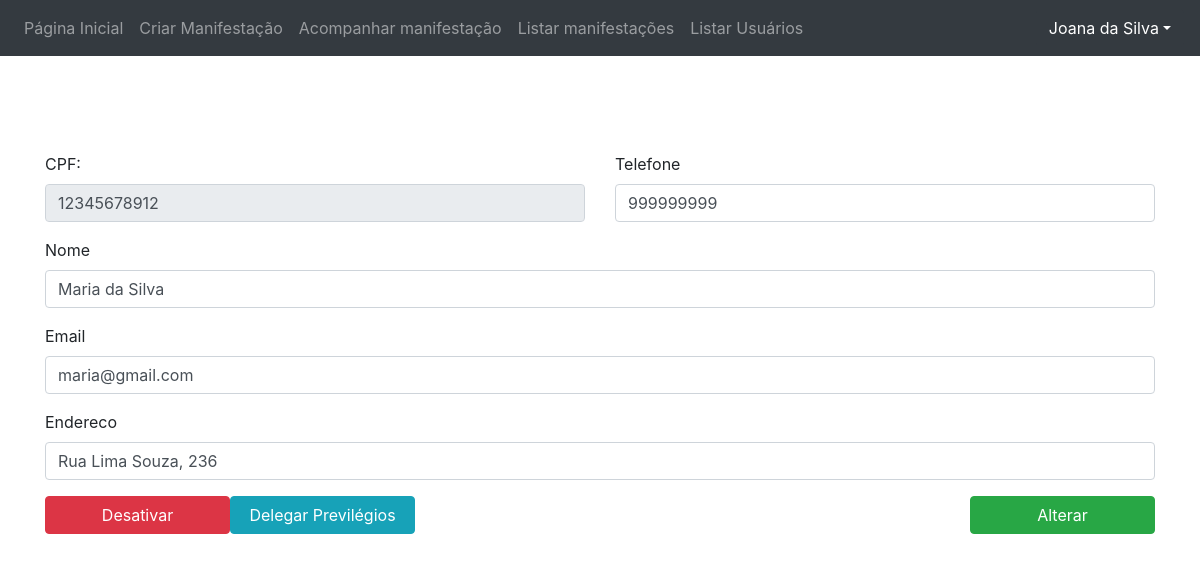
Screenshot of /?section=UsuarioControle&function=detalharUsuario&cpf=12345678912 (signed in) with the database file from the repository.
### tables this page shows
CREATE TABLE IF NOT EXISTS `usuario`
(
    `cpf`             varchar(11)  NOT NULL,
    `id_tipo_usuario` int(11)      NOT NULL,
    `nome`            varchar(50)  NOT NULL,
    `endereco`        varchar(150) NOT NULL,
    `telefone`        varchar(11) DEFAULT NULL,
    `email`           varchar(100) NOT NULL,
    `senha`           varchar(10)  NOT NULL,
    PRIMARY KEY (`cpf`),
    UNIQUE KEY `email` (`email`),
    KEY `fk_tipo_usuario` (`id_tipo_usuario`)
);

### src/index.php (called while the page is built, shortened)
<?php
new Ouvidoria\App ();

### src/model/UsuarioManager.php (called while the page is built, shortened)
<?php
require_once("model/UsuarioFactory.php");
class UsuarioManager
{
    public function __construct(){
        $this->factory = new UsuarioFactory();
    }
    public function buscaInfoUsuario(string $cpf)
    {
        return $this->factory->buscaInfoUsuario($cpf);
    }
}

### src/model/UsuarioFactory.php (called while the page is built, shortened)
<?php
include("model/Conexao.php");
class UsuarioFactory
{
    public function buscaInfoUsuario($cpf)
    {
        global $conexao;
        try {
            $query = "SELECT * from usuario where cpf = '$cpf'";
            $resultado = mysqli_query($conexao, $query);
            if ($resultado) {
                $usuario = mysqli_fetch_object($resultado);
            } else {
                $resultado = false;
            }
        } catch (PDOException $exc) {
            echo $exc->getMessage();
            $resultado = false;
        }
        return $usuario;
    }
}

### src/view/detalheUsuario.php (the view, shortened to what this page needs)
<!DOCTYPE html>
<html lang="pt-br">
<head>
    <link rel="stylesheet" href="https://stackpath.bootstrapcdn.com/bootstrap/4.1.3/css/bootstrap.min.css">
    <link rel="stylesheet" href="https://cdnjs.cloudflare.com/ajax/libs/font-awesome/4.7.0/css/font-awesome.min.css">
</head>
<body>
<?php include('menu.php');?>
<br>
<br>
<div class="container mt-5">
        <form id="formularioUser" action="?section=UsuarioControle&function=usuarioDetalhe&cpf=<?=$usuario->cpf?>" class="row" method="POST">
            <div class="form-group col-6">
                <label >CPF:</label>
                <input name="cpf" value="<?=$usuario->cpf?>" readonly class="form-control">
            </div>
            <div class="form-group col-6">
                <label>Telefone</label>
                <input name="telefone" value="<?=$usuario->telefone?>" class="form-control">
            </div>
            <div class="form-group col-12">
                <label for="assunto">Nome</label>
                <input name="nome" value="<?=$usuario->nome?>" class="form-control">
            </div>
            <div class="form-group col-12">
                <label>Email</label>
                <input name="email" value="<?=$usuario->email?>" class="form-control">
            </div>
            <div class="form-group col-12">
                <label>Endereco</label>
                <input name="endereco" value="<?=$usuario->endereco?>" class="form-control" >
            </div>
            <div class="form-group col-12">
                <input name="acao" type="submit" value="Desativar" class="btn btn-danger col-2 float-left">
                <button name="delegarPrivilegios" type="button" class="btn btn-info col-2 float-middle" data-toggle="modal" data-target="#myModal"> Delegar Previlégios</button>
                <input name="acao" type="submit" class="btn btn-success col-2 float-right" value="Alterar">
            </div>
        </form>
</div>
</body>

### rows the page displays
usuario: cpf "12345678912", telefone "999999999", nome "Maria da Silva", email "maria@gmail.com", endereco "Rua Lima Souza, 236"

### other values shown
$_SESSION['usuario']['nome'] "Joana da Silva"
